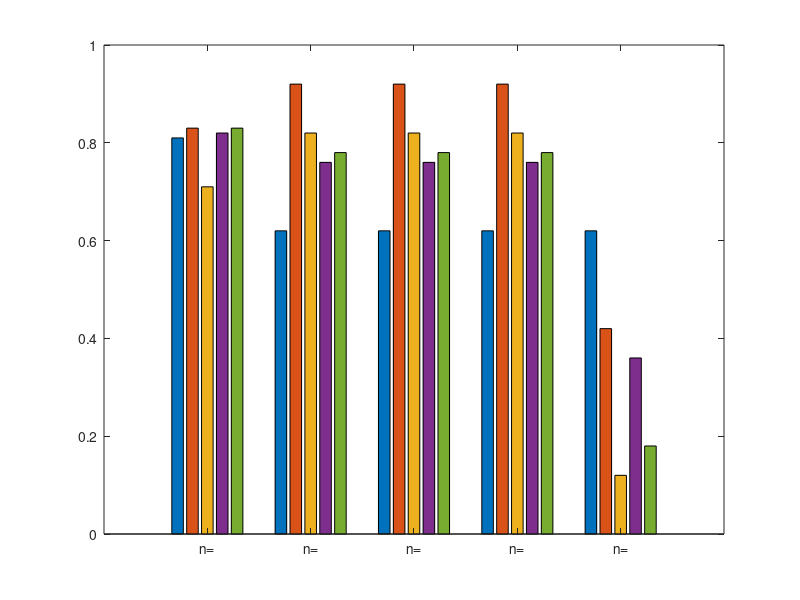

Reproduce this figure in MATLAB. (Note: this script raises an error after producing the figure.)
%Metric values randomly initialized for demo ,enter the values specific to an
%experiment to generate  plot for that experiment
%Also enter neighbourhood sizes after each (n =) in the Xlabel  specific
%to the experiment which are not initialized to anything (not necessary for
%demo)

sens(1)= 0.81;
spec(1)= 0.83;
prec(1)= 0.71;
gmean(1)= 0.82;
acc(1)= 0.83;

sens(2)= 0.62;
spec(2)= 0.92;
prec(2)= 0.82;
gmean(2)= 0.76;
acc(2)= 0.78;

sens(3)= 0.62;
spec(3)= 0.92;
prec(3)= 0.82;
gmean(3)= 0.76;
acc(3)= 0.78;

sens(4)= 0.62;
spec(4)= 0.92;
prec(4)= 0.82;
gmean(4)= 0.76;
acc(4)= 0.78;

sens(5)= 0.62;
spec(5)= 0.42;
prec(5)= 0.12;
gmean(5)= 0.36;
acc(5)= 0.18;

%Bar plot
y = [sens(1) spec(1) prec(1) gmean(1) acc(1);sens(2) spec(2) prec(2) gmean(2) acc(2);sens(3) spec(3) prec(3) gmean(3) acc(3);sens(4) spec(4) prec(4) gmean(4) acc(4);sens(5) spec(5) prec(5) gmean(5) acc(5)];

bar(y)
ylim([0 1])
set(gca,'XTickLabel',{'n=', 'n=', 'n=', 'n=', 'n='});
Xlabel('Neighbourhood Size');
legend('sensitivity','specificity','precision','gmean','accuracy')
Title('Demo LGAP for random metric values')

